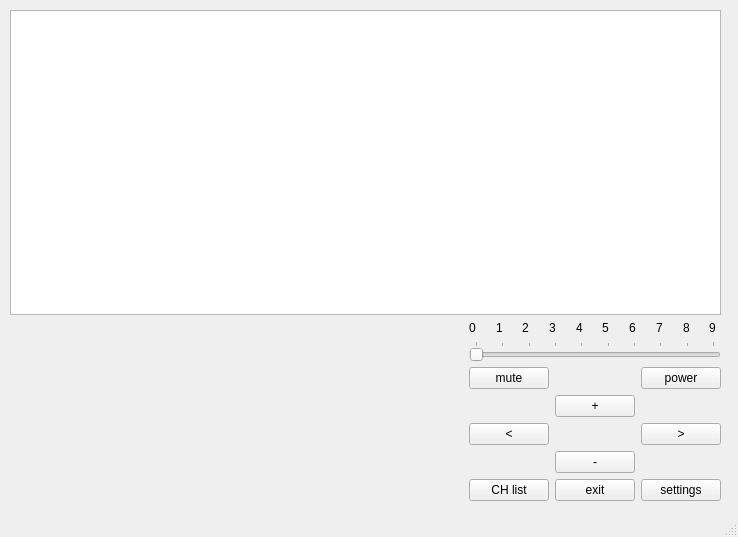
<?xml version="1.0" encoding="UTF-8"?>
<ui version="4.0">
 <class>TVremoteWindow</class>
 <widget class="QMainWindow" name="TVremoteWindow">
  <property name="geometry">
   <rect>
    <x>0</x>
    <y>0</y>
    <width>738</width>
    <height>537</height>
   </rect>
  </property>
  <property name="minimumSize">
   <size>
    <width>738</width>
    <height>537</height>
   </size>
  </property>
  <property name="maximumSize">
   <size>
    <width>738</width>
    <height>537</height>
   </size>
  </property>
  <property name="windowTitle">
   <string>MainWindow</string>
  </property>
  <widget class="QWidget" name="centralwidget">
   <widget class="QWidget" name="verticalLayoutWidget">
    <property name="geometry">
     <rect>
      <x>10</x>
      <y>10</y>
      <width>711</width>
      <height>491</height>
     </rect>
    </property>
    <layout class="QVBoxLayout" name="verticalLayout">
     <item>
      <widget class="QGraphicsView" name="graphicsView"/>
     </item>
     <item>
      <layout class="QHBoxLayout" name="horizontalLayout">
       <item>
        <spacer name="horizontalSpacer">
         <property name="orientation">
          <enum>Qt::Horizontal</enum>
         </property>
         <property name="sizeHint" stdset="0">
          <size>
           <width>40</width>
           <height>20</height>
          </size>
         </property>
        </spacer>
       </item>
       <item>
        <layout class="QGridLayout" name="gridLayout">
         <item row="1" column="0" colspan="3">
          <widget class="QSlider" name="ChSlider">
           <property name="maximum">
            <number>9</number>
           </property>
           <property name="pageStep">
            <number>1</number>
           </property>
           <property name="orientation">
            <enum>Qt::Horizontal</enum>
           </property>
           <property name="tickPosition">
            <enum>QSlider::TicksAbove</enum>
           </property>
          </widget>
         </item>
         <item row="7" column="2">
          <widget class="QPushButton" name="CHupButton">
           <property name="text">
            <string>&gt;</string>
           </property>
          </widget>
         </item>
         <item row="7" column="0">
          <widget class="QPushButton" name="CHdownButton">
           <property name="text">
            <string>&lt;</string>
           </property>
          </widget>
         </item>
         <item row="6" column="1">
          <widget class="QPushButton" name="VOLupButton">
           <property name="text">
            <string>+</string>
           </property>
          </widget>
         </item>
         <item row="9" column="1">
          <widget class="QPushButton" name="VOLdownButton">
           <property name="text">
            <string>-</string>
           </property>
          </widget>
         </item>
         <item row="10" column="0">
          <widget class="QPushButton" name="ChListButton">
           <property name="text">
            <string>CH list</string>
           </property>
          </widget>
         </item>
         <item row="2" column="0">
          <widget class="QPushButton" name="muteButton">
           <property name="text">
            <string>mute</string>
           </property>
          </widget>
         </item>
         <item row="10" column="2">
          <widget class="QPushButton" name="settingsButton">
           <property name="text">
            <string>settings</string>
           </property>
          </widget>
         </item>
         <item row="2" column="2">
          <widget class="QPushButton" name="powerButton">
           <property name="text">
            <string>power</string>
           </property>
          </widget>
         </item>
         <item row="0" column="0" colspan="3">
          <layout class="QHBoxLayout" name="horizontalLayout_2">
           <property name="spacing">
            <number>15</number>
           </property>
           <property name="sizeConstraint">
            <enum>QLayout::SetDefaultConstraint</enum>
           </property>
           <item>
            <widget class="QLabel" name="label_8">
             <property name="text">
              <string>0</string>
             </property>
            </widget>
           </item>
           <item>
            <widget class="QLabel" name="label_7">
             <property name="text">
              <string>1</string>
             </property>
            </widget>
           </item>
           <item>
            <widget class="QLabel" name="label_10">
             <property name="text">
              <string>2</string>
             </property>
            </widget>
           </item>
           <item>
            <widget class="QLabel" name="label_9">
             <property name="text">
              <string>3</string>
             </property>
            </widget>
           </item>
           <item>
            <widget class="QLabel" name="label_6">
             <property name="text">
              <string>4</string>
             </property>
            </widget>
           </item>
           <item>
            <widget class="QLabel" name="label_5">
             <property name="text">
              <string>5</string>
             </property>
            </widget>
           </item>
           <item>
            <widget class="QLabel" name="label_4">
             <property name="text">
              <string>6</string>
             </property>
            </widget>
           </item>
           <item>
            <widget class="QLabel" name="label_3">
             <property name="text">
              <string>7</string>
             </property>
            </widget>
           </item>
           <item>
            <widget class="QLabel" name="label_2">
             <property name="text">
              <string>8</string>
             </property>
            </widget>
           </item>
           <item>
            <widget class="QLabel" name="label">
             <property name="text">
              <string>9</string>
             </property>
            </widget>
           </item>
          </layout>
         </item>
         <item row="10" column="1">
          <widget class="QPushButton" name="ExitButton">
           <property name="text">
            <string>exit</string>
           </property>
          </widget>
         </item>
        </layout>
       </item>
      </layout>
     </item>
    </layout>
   </widget>
  </widget>
  <widget class="QMenuBar" name="menubar">
   <property name="geometry">
    <rect>
     <x>0</x>
     <y>0</y>
     <width>738</width>
     <height>18</height>
    </rect>
   </property>
  </widget>
  <widget class="QStatusBar" name="statusbar"/>
 </widget>
 <resources/>
 <connections/>
</ui>
